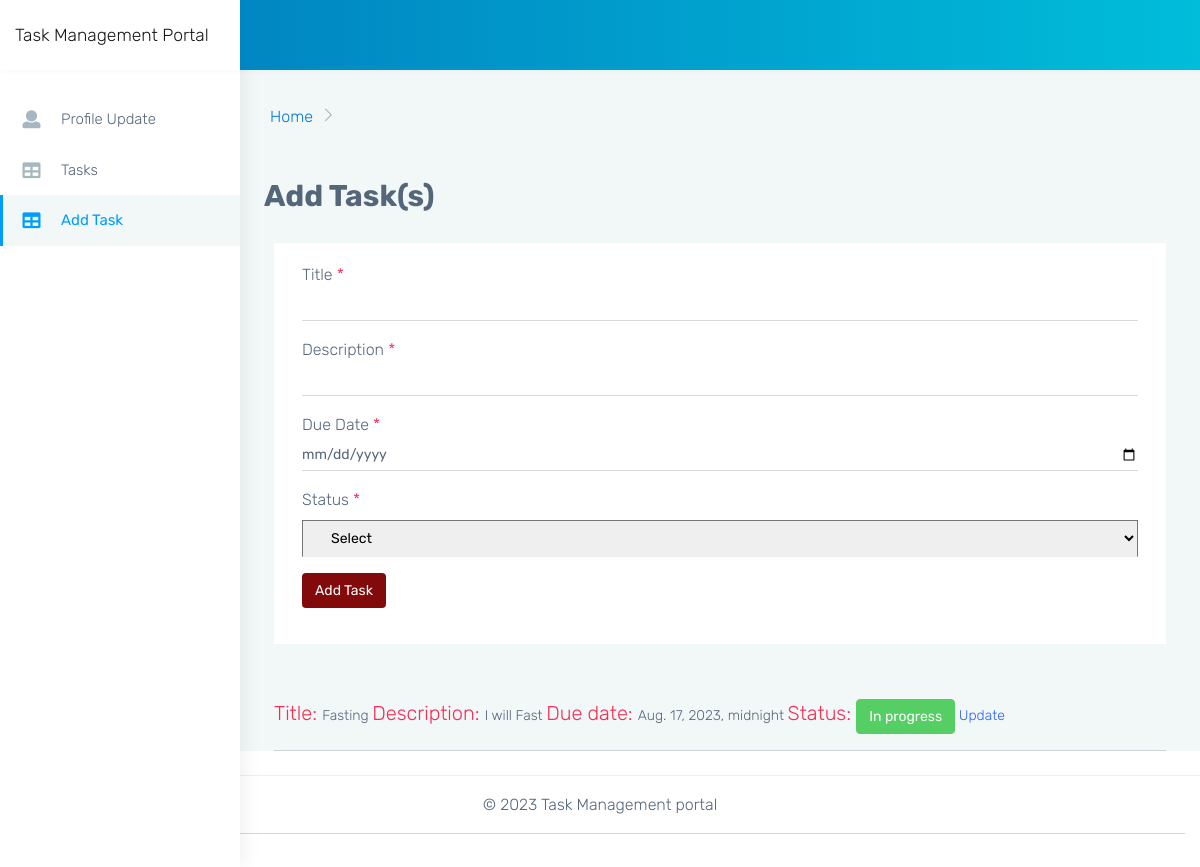
Screenshot of /add-task/ (signed in) with the database file from the repository.
### home/models.py (models this page shows, shortened)
class Task(models.Model):
    owner = models.ForeignKey(User, on_delete=models.CASCADE)
    title = models.CharField(max_length=100);
    description = models.CharField(max_length=200);
    status = models.CharField(max_length=200);
    due_date = models.DateTimeField(blank=True,null=True)

### home/views.py (the view)
# urls.py: path('add-task/', views.addTask, name='add-task'),
def addTask(request, *args, **kwargs):
    if request.method == 'POST':
        title = request.POST['title']
        description = request.POST['description']
        status = request.POST['status']
        due_date = request.POST['due_date']
        if title =="" or description=="" or status=="" or due_date=="":
            messages.info(request, " All the fields are required")
            return redirect('add-task')
        else:
            user = User.objects.get(email=request.user.email)
            task =Task.objects.create(owner=user, title=title,description=description,status=status,due_date=due_date)
            task.save()
            messages.info(request, "Task added successfully")
            return redirect('add-task')
    else:
        user = User.objects.get(email=request.user.email)
        tasks = Task.objects.order_by('-id').filter(owner=user)[:1]
        context = {
            'tasks':tasks,
        }
        return render(request, 'home/add_task.html', context)

### home/templates/home/add_task.html (shortened to what this page needs)
{% extends "home/base2.html" %}
{% load static %}
{% block content %}
<div class="m-4">
<h2>Add Task(s)</h2>
<br>
<div class="container-fluid">
        <div class="row">
        <div class="col-lg-12 col-xlg-12 col-md-12">
            <div class="card">
                <div class="card-body">
                    <form class="form-horizontal form-material mx-2" action="{% url 'add-task' %}" method="POST">
                    <div class="row">
                        <div class="col-md-12 form-group">
                            <label class="mb-0">Title <span class="text-danger">*</span></label>
                            <div class="">
                                <input type="text" name = "title" value=""
                                    class="form-control ps-0 form-control-line" required>
                            </div>
                        </div>
                    </div>
                    <div class="row">
                        <div class="col-md-12 form-group">
                            <label class=" mb-0">Description <span class="text-danger">*</span></label>
                            <div class="">
                                <input type="text" name = "description" value=""
                                    class="form-control ps-0 form-control-line">
                            </div>
                        </div>
                    </div>
                    <div class="row">
                        <div class="col-md-12 form-group">
                            <label class="mb-0">Due Date <span class="text-danger">*</span></label>
                            <div class="">
                                <input type="date" name = "due_date" value=""
                                    class="form-control ps-0 form-control-line" required>
                            </div>
                        </div>
                    </div>
                    <div class="row">
                        <div class="col-md-12 form-group">
                            <label for="example-email" class="">Status <span class="text-danger">*</span></label>
                            <select style="width: 100%;" class="border-bottom px-4 py-2" name="status" required>
                                <option value="">Select</option>
                            </select>
                        </div>
                    </div>
                    <div class="form-group row">
                    <div class="col-6 d-flex">
                        <button type="submit" style="background-color: rgb(131, 10, 10);"
                         class="btn mx-auto mx-md-0 text-white">Add Task</button>
                    </div>
                </div>
                    </form>
                </div>
            </div>
        </div>
    </div>
    {% for task in tasks %}
    <p class="mt-4"><span class="text-danger font-20">Title: </span>{{task.title}} <span class="text-danger font-20">Description: </span>{{task.description}} <span class="text-danger font-20">
        Due date: </span> {{task.due_date}} <span class="text-danger font-20">Status: </span><span  class="text-white btn btn-success">{{task.status}}</span> <span><a href="{% url 'update-task' task.id %}">Update</a></span></p><hr>
    {% endfor %}
</div>
</div>
</div>
</div>
{% endblock %}

### rows the page displays
Task: title "Fasting", description "I will Fast", due_date "Aug. 17, 2023, midnight", status "In progress"
